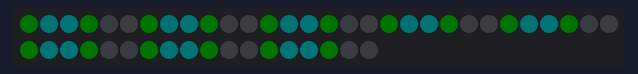
Simulated run of this sketch. Board: Arduino Uno, built with avr-gcc and run on an emulated ATmega328P. On the bench: 48 RGB LEDs in strip order, left to right, continuing on the next row. Dim RGB values are drawn brighter than linear; random numbers use the default seed unless the sketch sets one; what the sketch prints to the serial monitor is not drawn.

Above: at 0.67 s.
At 1.47 s:
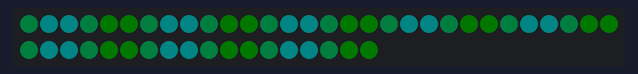
At 15.58 s:
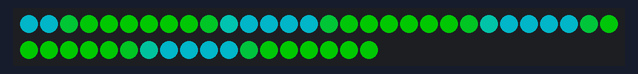
At 31.61 s:
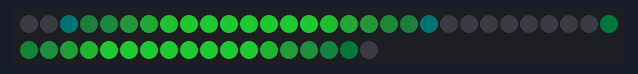
At 35.54 s:
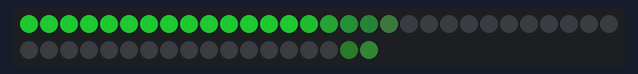
At 39.64 s:
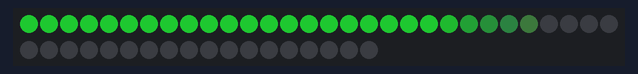

The sketch:

party_scarf_rrrus.ino
```cpp
#include "Animator.h"
#include "ColorFade.h"
#include "Globals.h"
#include "rrrandom.h"
#include "Sparkles.h"
#include "Stripes.h"

const uint16_t LED_PIN = 4;
const uint16_t CLOCK_PIN = 3;
const EOrder COLOR_ORDER = BGR;
const ESPIChipsets CHIPSET = APA102;

const uint8_t BRIGHTNESS = 100;
const uint32_t FRAMES_PER_SECOND = 60;

CRGB gLeds[NUM_LEDS];
Gamma gGamma;

static const uint32_t NFRAMETIMES = 20;
uint32_t gLastFrameTime = 0;
uint32_t gCurrentFrame = 0;
int32_t gFrameDelay = 10;
int32_t gLastFPS = 0;

Renderer *gRenderer = nullptr;

void setup() {
  //delay(3000); // sanity delay

  randomSeed(analogRead(0));

  //setup serial communications through the USB
  Serial.begin(9600);
  Serial.println("HOW Y'ALL DOIN?");

  // Init FastLED.
  FastLED.addLeds<CHIPSET, LED_PIN, CLOCK_PIN, COLOR_ORDER>(gLeds, NUM_LEDS).setCorrection( UncorrectedColor );
  FastLED.setBrightness( BRIGHTNESS );

  // Initialize the gamma LUT.
  gGamma.initAntiLog(6);

  // Initialize Animator with a start time.
  SetAnimatorCurrentFrameTime(millis());

  gRenderer =
    // new ColorFade();
    new Stripes();
    // new Sparkles();

  gRenderer->setup();
}

void loop() {
  const uint32_t now = millis();
  SetAnimatorCurrentFrameTime(now);

  // Track frame times/FPS.  Dynamically adjust the per-frame delay to maintain
  // desired FPS.
  if (gCurrentFrame == 0) {
    if (gLastFrameTime != 0) {
      const int32_t fps = NFRAMETIMES * 1000 / (now - gLastFrameTime);
      if (abs(fps - gLastFPS) > 1) {
        // Serial.print("FPS ");
        // Serial.println(fps);
        gLastFPS = fps;
      }
      const int32_t mspf = (now - gLastFrameTime) / NFRAMETIMES;
      const int32_t targetMspf = 1000 / FRAMES_PER_SECOND;
      const int32_t diff = mspf - targetMspf;
      // Little bit of hysteresis on adjusting frame delay. Higher threshold for
      // decreasing frame delay than increasing.
      if (diff < 0 || diff > 1) {
        gFrameDelay = max(0, gFrameDelay - diff);
        // Serial.print("Adjusting frame delay to ");
        // Serial.println(gFrameDelay);
      }
    }
    gLastFrameTime = now;
  }
  gCurrentFrame = (gCurrentFrame + 1) % NFRAMETIMES;

  gRenderer->render();

  FastLED.show();
  delay(gFrameDelay);
}
```

Animator.cpp
```cpp
#include "Animator.h"

namespace _Animator {
uint32_t sCurrentFrameTime;
}

using namespace _Animator;

void SetAnimatorCurrentFrameTime(uint32_t time) {
  sCurrentFrameTime = time;
}

template<>
float Animator<float>::interpolateValue() {
  float interp = 1;
  if (_animEndTime != _startTime) {
    // linear interpolation
    interp = min(1, ((float)sCurrentFrameTime-_startTime)/((float)_animEndTime-_startTime));
  }
  return _nextVal * interp + _startVal * (1 - interp);
}

template<>
CRGB Animator<CRGB>::interpolateValue() {
  uint32_t interp = 0xffff;
  if (_animEndTime != _startTime) {
    // linear interpolation
    interp = min(0xffff, (sCurrentFrameTime-_startTime)*0xffff/(_animEndTime-_startTime));
  }
  return _startVal.lerp16(_nextVal, interp);
}
```

Animator.h
```cpp
#pragma once

#include <Arduino.h>
#include <FastLED.h>
#include "rrrus_function.h"

namespace _Animator {
  extern uint32_t sCurrentFrameTime;
}

void SetAnimatorCurrentFrameTime(uint32_t time);

template<class ValueType>
class Animator {
public:
  typedef rrrus::function<void(Animator&)> OnIdle;

  void setOnIdle(const OnIdle &onIdle) {
    _onIdle = onIdle;
    if (_Animator::sCurrentFrameTime >= _holdEndTime) {
      _onIdle(*this);
    }
  }

  ValueType value() {
    if (_valueTime != _Animator::sCurrentFrameTime && _valueTime < _animEndTime) {
      _curVal = interpolateValue();
      _valueTime = _Animator::sCurrentFrameTime;
    }
    if (_Animator::sCurrentFrameTime > _holdEndTime) {
      _onIdle(*this);
    }
    return _curVal;
  }

  void set(const ValueType &toValue) {
    _startVal = _nextVal = toValue;
    _startTime = _animEndTime = _holdEndTime = _Animator::sCurrentFrameTime;
  }

  void animate(const ValueType &toValue, uint32_t duration, uint32_t thenHoldFor = 0) {
    if (duration == 0) {
      _startVal = toValue;
    } else {
      _startVal = interpolateValue();
    }
    _startTime = _Animator::sCurrentFrameTime;
    _nextVal = toValue;
    _animEndTime = _startTime + duration;
    _holdEndTime = _animEndTime + thenHoldFor;
  }

  ValueType interpolateValue();

private:
  ValueType _startVal{0}, _nextVal{0}, _curVal{0};
  uint32_t _startTime{0}, _animEndTime{1}, _holdEndTime{2}, _valueTime{2};
  OnIdle _onIdle;
};

typedef Animator<float> Animatorf;
typedef Animator<CRGB> AnimatorRGB;
```

Buffered.cpp
```cpp
#include "Buffered.h"
#include "Globals.h"

CRGB gBufLeds[NUM_LEDS];

void Buffered::setup() {
}

void Buffered::render() {
  for (int i=0; i<NUM_LEDS; i++) {
    gGamma.apply(gBufLeds[i], gLeds[i]);
    // gLeds[i] = gBufLeds[i];

    if (_dim != 0) {
      gBufLeds[i].subtractFromRGB(_dim);
    }
  }
}
```

Buffered.h
```cpp
#pragma once

#include <FastLED.h>
#include "Renderer.h"

// Render to this in a Buffered subclass.
extern CRGB gBufLeds[]; // NUM_LEDS

// Base class for renders that want to render to a persistent
// linear buffer that is copied through the luma lut to the
// actual LED buffer at the end of render.  Subclasses should
// call Buffered::render() at the end of their own render()
// method.
class Buffered : public Renderer {
public:
  void setup() override;
  void render() override;

protected:
  int _dim{0};
private:
};
```

ColorFade.cpp
```cpp
#include "ColorFade.h"
#include "Globals.h"
#include "rrrandom.h"

void ColorFade::setup() {
  _color.set(CRGB::Black);
  _color.setOnIdle([this](AnimatorRGB &anim) {
    CRGB toColor = CRGB::White;
    if (_fadeToWhite) {
      toColor = CHSV(randi(255), randi(255), 255);
    }
    _fadeToWhite = !_fadeToWhite;
    anim.animate(toColor, randi(5_s), randiRange(1_s, 5_s));
  });
}

void ColorFade::render() {
  fill_solid(gLeds, NUM_LEDS, _color.value());
}
```

ColorFade.h
```cpp
#include "Animator.h"
#include "Renderer.h"

class ColorFade : public Renderer {
public:
  void setup() override;
  void render() override;

private:
  AnimatorRGB _color;
  bool _fadeToWhite{false};
};
```

Gamma.cpp
```cpp
#include <Arduino.h>
#include <FastLED.h>

#include "Gamma.h"

void Gamma::initPower(const float p) {
  for (int i=0; i<256; i++) {
    // Regular gamma function, gamma = 2.8
    _lut[i] = powf((float)i/255, p) * 255 + 0.5;
  }
}

void Gamma::initAntiLog(const float p) {
  const float scaleBack = powf(2, p) - 1;
  for (int i=0; i<256; i++) {
    // rrrus's cool-mo-dee anti-log function, turns on sooner,
    // wider range of mid-tones.
    _lut[i] = ((powf(2, p * (float)i/255) - 1) / scaleBack) * 255 + 0.5;
  }
}
```

Gamma.h
```cpp
#pragma once

class Gamma {
public:
  // Inits the brightness curve with a traditional gamma curve of N^p.
  void initPower(float p = 2.6f);

  // Inits the brightness curve with an anti log curve of 2^Np - 1.
  void initAntiLog(float p = 6);

  inline CRGB apply(const CRGB &c) {
    return CRGB(_lut[c.r], _lut[c.g], _lut[c.b]);
  }

  inline void apply(const CRGB &in, CRGB &out) {
    out.r = _lut[in.r];
    out.g = _lut[in.g];
    out.b = _lut[in.b];
  }

private:
  uint8_t _lut[256];
};
```

Globals.h
```cpp
#pragma once

#include <Arduino.h>
#include <FastLED.h>

#include "Gamma.h"

const uint16_t NUM_LEDS = 48;
extern CRGB gLeds[];
extern Gamma gGamma;

// This handy operator lets you specify seconds literals in milliseconds
// with the '_s' suffix.  e.g. 5_s == 5000
constexpr unsigned long long int operator "" _s(unsigned long long int d) {
  return d * 1000;
}
constexpr long double operator "" _s(long double d) {
  return d * 1000;
}
```

Renderer.cpp
```cpp

```

Renderer.h
```cpp
#pragma once

class Renderer {
public:
  virtual void setup() = 0;
  virtual void render() = 0;
};
```

Sparkles.cpp
```cpp
#include "Sparkles.h"
#include "Globals.h"
#include "rrrandom.h"
#include "rrrus_hsv2rgb.h"

void Sparkles::setup() {
  _dim = 7;
}

void Sparkles::render() {
  // SPARKLE!!
  if (_frameIdx == _next) {
    int idx = randi(NUM_LEDS-1);
    rrrus::hsv2rgb(CHSV(randi(255), randi(64), 255), gBufLeds[idx]);
    _next = _frameIdx + randiRange(3, 30);
  }
  _frameIdx++;
	Buffered::render();
}
```

Sparkles.h
```cpp
#pragma once

#include "Buffered.h"

class Sparkles : public Buffered {
public:
  void setup() override;
  void render() override;

private:
	int _frameIdx;
  int _next;
};
```

Stripes.cpp
```cpp
#include "fixedp.h"
#include "Globals.h"
#include "rrrandom.h"
#include "rrrus_function.h"
#include "rrrus_hsv2rgb.h"
#include "Stripes.h"

// 0 bits int, 8 bits fraction.
typedef fixedp<false, 0, 8> ufixdot8;

void Stripes::setup() {
  // Start at 0 speed, hold for 5 seconds.
  _speedAnim.animate(0, 0, 5_s);
  _speedAnim.setOnIdle([](Animatorf &anim) {
    anim.animate(randfRange(-15, 15),
                 randiRange(0.5_s, 5_s),
                 randiRange(1_s, 30_s));
  });

  _widthAnim.animate(3, 0, 10_s);
  _widthAnim.setOnIdle([](Animatorf &anim) {
    // Have to sqrt the min range since so that squaring it later gives
    // the right min range val.
    constexpr float minRange = sqrtf(4.0f / NUM_LEDS);
    float width = randfRange(minRange, 1);
    width = width * width;
    anim.animate(width * NUM_LEDS,
                 randiRange(5_s, 10_s),
                 randiRange(10_s, 20_s));
  });

  _crossoverAnim.animate(2, 0, 15_s);
  _crossoverAnim.setOnIdle([](Animatorf &anim) {
    // Min crossover of 2 leds gives enough blur to hide the discrete lights.
    anim.animate(randfRange(2, NUM_LEDS/2),
                 randiRange(1_s, 5_s),
                 randiRange(10_s, 30_s));
  });

  _color1.set(CRGB::Black);
  _color2.set(CRGB::Black);
  AnimatorRGB::OnIdle colorOnIdle = [](AnimatorRGB &anim) {
    CRGB color = CRGB::Black;
    // 80% of the time, make a color.  20% of the time, use black.
    if (randi(100) > 20) {
      ufixdot8 s = (ufixdot8::ValType)randi(255);
      // Cube s to make it tend more towards 0, which is then (1-s),
      // so that we end up with more saturation than not.
      s = s * s * s;
      rrrus::hsv2rgb(CHSV(randi(255), (255 - s.fract()), 255), color);
    }
    anim.animate(color,
                 randiRange(1_s, 10_s),
                 randiRange(10_s, 30_s));
  };
  _color1.setOnIdle(colorOnIdle);
  _color2.setOnIdle(colorOnIdle);
}

void Stripes::render() {
  const uint32_t now = millis();
  const float deltaTime = (float)(now - _lastTime)/1000.0f;
  _lastTime = now;

  const float stripeWidth = _widthAnim.value();
  _fpos += (_speedAnim.value() * deltaTime);
  if (stripeWidth > 0) {
    while (_fpos > stripeWidth) {
      _fpos -= stripeWidth*2;
    }
    while (_fpos < -stripeWidth) {
      _fpos += stripeWidth*2;
    }
  }

  const float halfWidth = stripeWidth/2;
  const float crossover = min(_crossoverAnim.value(), halfWidth);
  const CRGB c1 = _color1.value();
  const CRGB c2 = _color2.value();

  constexpr auto midStrip = NUM_LEDS / 2;
  for (int i=0; i<NUM_LEDS; i++) {
    const float ploc = fabs(fmod(_fpos + i - midStrip + stripeWidth*1000.5, stripeWidth*2) - stripeWidth) - halfWidth;
    const float interp = min(0.5, max(-0.5, ploc / crossover)) + 0.5;
    gLeds[i] = gGamma.apply( c1.lerp8(c2, 255 * interp));
  }
}
```

Stripes.h
```cpp
#pragma once

#include "Animator.h"
#include "Renderer.h"

class Stripes : public Renderer {
public:
  void setup() override;
  void render() override;

private:
  Animatorf _speedAnim;
  Animatorf _widthAnim;
  Animatorf _crossoverAnim;
  AnimatorRGB _color1;
  AnimatorRGB _color2;
  uint32_t _lastTime{0};
  float _fpos{0};
};
```

fixedp.h
```cpp
// (licence header left out)
#ifndef FIXEDP_H
#define FIXEDP_H

// #include <cstddef>
// #include <stdint.h>
// using namespace std;
#include <Arduino.h>


//There must exist a SizeInfo implementation for your wanted fixed point size.
//It should e.g. not be possible to do fixed<2, 3> since there is no 5-bit type
//to store the value in. (it is possible for the user to add additional
//SizeInfo implementations of course)
template <bool S, size_t A> struct FixedPSizeInfo;

#define FIXEDP_SIZE(x) (sizeof(x)*8)
#define FIXEDP_NEXT_SIZE(x) (sizeof(x)*16)
#define FIXEDP_PREV_SIZE(x) (sizeof(x)*4)

//Declares a SizeInfo with the given signedness S and base type T
#define FIXEDP_MK_SIZE_INFO(S,T) template <> struct FixedPSizeInfo<S, FIXEDP_SIZE(T)> { \
        typedef T ValType; \
        static const size_t VAL_SIZE = FIXEDP_SIZE(T); \
        typedef FixedPSizeInfo<S, FIXEDP_NEXT_SIZE(T)> NEXT_SIZEINFO; \
        typedef FixedPSizeInfo<S, FIXEDP_PREV_SIZE(T)> PREV_SIZEINFO; \
    };

//Implicit SizeInfos for default types (64, 32, 16 and 8-bit)

//The following type is NOT COMPLETE! It will only be used internally until
//there's a 128-bit FixedPSizeInfo (which can be added by the user, by the way)
FIXEDP_MK_SIZE_INFO(true, int64_t);
FIXEDP_MK_SIZE_INFO(false, uint64_t);

//32-bit signed
FIXEDP_MK_SIZE_INFO(true, int32_t);
//32-bit unsigned
FIXEDP_MK_SIZE_INFO(false, uint32_t);

//16-bit signed
FIXEDP_MK_SIZE_INFO(true, int16_t);
//16-bit unsigned
FIXEDP_MK_SIZE_INFO(false, uint16_t);

//8-bit signed
FIXEDP_MK_SIZE_INFO(true, int8_t);
//8-bit unsigned
FIXEDP_MK_SIZE_INFO(false, uint8_t);

#undef FIXEDP_SIZE
#undef FIXEDP_NEXT_SIZE
#undef FIXEDP_PREV_SIZE
#undef FIXEDP_MK_SIZE_INFO

template<class B, class N>
struct FixedPConvert {
        static B convert(const N& rhs) { return static_cast<B>(rhs); }
};

template <bool S, size_t I, size_t F> class fixedp {
public:
    //Define some values that can be used from the outside for polymorphism:
    static const size_t INT_SIZE{I};
    static const size_t FRACT_SIZE{F};
    static const size_t TOTAL_SIZE{I + F};
    static const bool SIGNED{S};

    //Get a SizeInfo for our size
    typedef FixedPSizeInfo<SIGNED, TOTAL_SIZE> ValTypeInfo;

    //Get a type with the correct size to use for storing stuff
    typedef typename ValTypeInfo::ValType ValType;
    typedef typename ValTypeInfo::NEXT_SIZEINFO::ValType NextValType;

    //Size of the valType in bits
    static const size_t VAL_SIZE{ValTypeInfo::VAL_SIZE};

    //1 in our fixed's format
    static const ValType one{ValType(1) << FRACT_SIZE};

    constexpr fixedp() {} //DON'T initialize data here; that's the users job!
    constexpr fixedp(const fixedp &other) : data{other.data} {}
    constexpr fixedp(const ValType &rhs) : data{rhs} {}

    constexpr explicit fixedp(int n)           : data{n << FRACT_SIZE} {}
    constexpr explicit fixedp(float n)         : data{static_cast<ValType>(n * one)} {}
    constexpr explicit fixedp(double n)        : data{static_cast<ValType>(n * one)} {}
    constexpr explicit fixedp(unsigned int n)  : data{ValType(n) << FRACT_SIZE} {}

#define FIXEDP_MK_CMP_OP(op) inline bool operator op(const fixedp &o) const { return data op o.data; }
    FIXEDP_MK_CMP_OP(==)
    FIXEDP_MK_CMP_OP(!=)
    FIXEDP_MK_CMP_OP(<)
    FIXEDP_MK_CMP_OP(>)
    FIXEDP_MK_CMP_OP(>=)
    FIXEDP_MK_CMP_OP(<=)
#undef FIXEDP_MK_CMP_OP

    inline bool operator !() const { return !data; }
    inline fixedp operator ~() const { return fixedp(~data); }
    inline fixedp &operator ++() { data += one; return *this; }
    inline fixedp &operator --() { data += one; return *this; }

#define FIXEDP_MK_BIN_OP(op) inline fixedp &operator op##=(const fixedp &n) { data op##= n.data; return *this; } \
        inline fixedp operator op(const fixedp &n) const { fixedp x(*this); x op##= n; return x; }
    FIXEDP_MK_BIN_OP(+)
    FIXEDP_MK_BIN_OP(-)
    FIXEDP_MK_BIN_OP(&)
    FIXEDP_MK_BIN_OP(|)
    FIXEDP_MK_BIN_OP(^)
#undef FIXEDP_MK_BIN_OP

    inline fixedp &operator *=(const fixedp &n) {
        NextValType t(static_cast<NextValType>(data) * static_cast<NextValType>(n.data));
        t >>= FRACT_SIZE;
        data = FixedPConvert<ValType, NextValType>::convert(t);
        return *this;
    }
    inline fixedp operator *(const fixedp &n) { fixedp x(*this); x *= n; return x; }

    inline fixedp &operator /=(const fixedp &n) {
        NextValType t(data);
        t <<= FRACT_SIZE;
        t /= n.data;
        data = FixedPConvert<ValType, NextValType>::convert(t);
        return *this;
    }
    inline fixedp operator /(const fixedp &n) { fixedp x(*this); x /= n; return x; }

    inline fixedp &operator >>=(const fixedp &n) { data >>= n.toInt(); return *this; }
    inline fixedp operator >>(const fixedp &n) { fixedp x(*this); x >>= n; return x; }

    inline fixedp &operator <<=(const fixedp &n) { data <<= n.toInt(); return *this; }
    inline fixedp operator <<(const fixedp &n) { fixedp x(*this); x <<= n; return x; }

    ValType toInt() const { return data & (ValType(-1) << FRACT_SIZE); }
    ValType fract() const { return data & ~(ValType(-1) << FRACT_SIZE); }
    float toFloat() const { return static_cast<float>(data) / one; }
    double toDouble() const { return static_cast<double>(data) / one; }
    ValType raw() const { return data; }
private:
    ValType data;
};

typedef fixedp<true, 4, 4> sfix8;
typedef fixedp<false, 4, 4> ufix8;

typedef fixedp<true, 8, 8> sfix16;
typedef fixedp<false, 8, 8> ufix16;

typedef fixedp<true, 16, 16> sfix32;
typedef fixedp<false, 16, 16> ufix32;

#endif // FIXEDP_H
```

rrrandom.h
```cpp
#pragma once

// Return a float between 0 and scale inclusive.
static inline float randf(float scale)
{
	return (float)(random(1000001))/1000000.0f*scale;
}

// return a float between min and max inclusive.
static inline float randfRange(float min, float max)
{
	float scale = max-min;
	return min + (float)(random(1000001))/1000000.0f*scale;
}

// At a given probabiliy, return a float between min and max inclusive,
// otherwise return the default.
static inline float randfRangeMaybe(float min, float max, float likelihood, float def)
{
	if (randf(1) < likelihood)
		return def;

	float scale = max-min;
	return min + (float)(random(1000001))/1000000.0f*scale;
}

static inline long randi(long max)
{
	return random(max+1);
}

static inline long randiRange(long min, long max)
{
	// return an int between min and max inclusive.
	return min + random(max-min+1);
}
```

rrrus_hsv2rgb.h
```cpp
#pragma once

#include <Arduino.h>
#include <FastLED.h>

namespace rrrus {

// This hsv2rgb differs from the versions in FastLED in that for
// all possible HSV values, at least one channel of the output
// RGB is always at full v.
CRGB hsv2rgb(const CHSV& hsv, CRGB& rgb);

}
```

Source omitted: rrrus_function.h (2603 bytes), rrrus_hsv2rgb.cpp (900 bytes)
